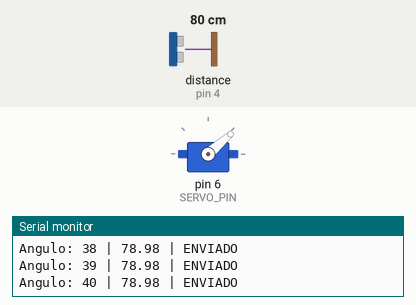
Simulated run of this sketch. Board: Arduino Uno, built with avr-gcc and run on an emulated ATmega328P. Shown: servo, the last lines printed to the serial monitor. Wiring (inferred from the names in the program): ultrasonic range finder: trigger pin 9; echo pin 4. The inputs (shaded band) are chosen by the test bench; at power-on: distance to the obstacle (sensor on pin 4) 80 cm. The echo pulse lasts 58.3 µs per cm; no radio packets arrive unless stated.

Above: at 1.2 s.
1.3 s: distance to the obstacle (sensor on pin 4) set to 2 cm
At 3.19 s:
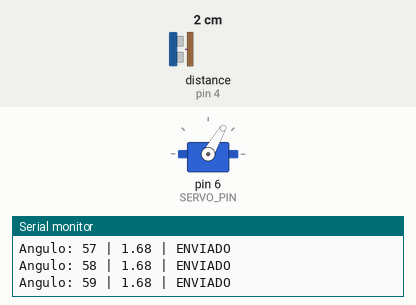
4.3 s: distance to the obstacle (sensor on pin 4) set to 35 cm
At 5.27 s:
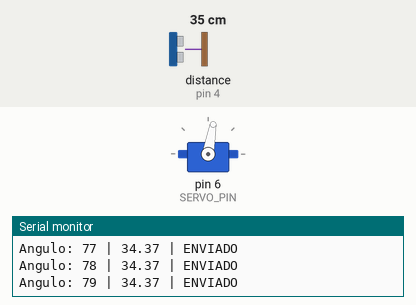
Timing chart, 0 to 19.3 s (numbered marks = the images above; inputs shaded):
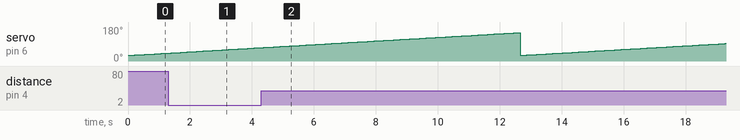

The sketch:

Codigo_EmisorPROY.ino
```cpp
#include <SPI.h>
#include <nRF24L01.h>
#include <RF24.h>
#include <Servo.h>

#define TRIG 9
#define ECHO 4
#define SERVO_PIN 6

RF24 radio(7, 8); // CE, CSN
const byte direccion[6] = "00001";

Servo servo;

// ESTRUCTURA COMPATIBLE
#pragma pack(push, 1)
struct Datos {
  int32_t valor;
  char clave[6];
  uint32_t contador;
};
#pragma pack(pop)

Datos data;
uint32_t contador = 0;

void setup() {
  Serial.begin(9600);

  pinMode(TRIG, OUTPUT);
  pinMode(ECHO, INPUT);

  servo.attach(SERVO_PIN);

  if (!radio.begin()) {
    Serial.println("NRF NO detectado");
  } else {
    Serial.println("NRF listo");
  }

  radio.setChannel(90);
  radio.setPALevel(RF24_PA_MAX);
  radio.setDataRate(RF24_1MBPS);

  radio.openWritingPipe(direccion);
  radio.stopListening();
}

float medir() {
  radio.powerDown();

  digitalWrite(TRIG, LOW);
  delayMicroseconds(2);
  digitalWrite(TRIG, HIGH);
  delayMicroseconds(10);
  digitalWrite(TRIG, LOW);

  long d = pulseIn(ECHO, HIGH, 30000);

  radio.powerUp();

  if (d == 0) return -1;
  return d * 0.034 / 2;
}

void loop() {
  for (int ang = 30; ang <= 150; ang++) {

    servo.write(ang);
    delay(100);

    float dist = medir();

    Serial.print("Angulo: ");
    Serial.print(ang);
    Serial.print(" | ");

    if (dist == -1) {
      Serial.println("ERROR");
    } else {
      Serial.print(dist);

      // Llenar datos
      data.valor = (int)dist;
      strcpy(data.clave, "12345");
      data.contador = contador++;

      // 📡 Enviar y verificar
      bool ok = radio.write(&data, sizeof(data));

      if (ok) {
        Serial.println(" | ENVIADO");
      } else {
        Serial.println(" | ERROR AL ENVIAR");
      }
    }
  }
}
```
